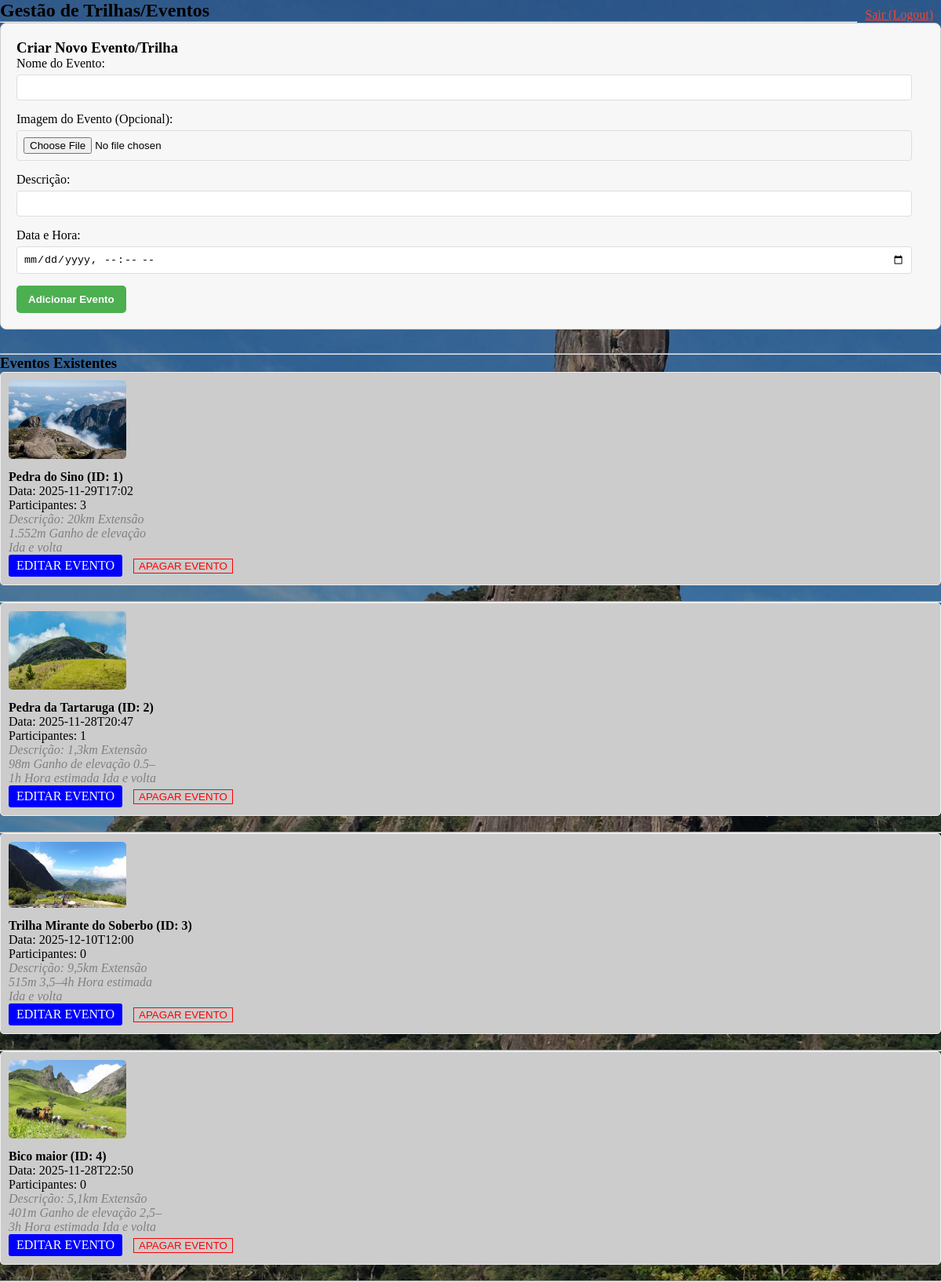
The page /admin (signed in) on the database its author committed.
### app.py (models this page shows, shortened)
class Evento(db.Model):
    id = db.Column(db.Integer, primary_key=True)
    nome = db.Column(db.String(100), nullable=False)
    descricao = db.Column(db.String(300), nullable=False)
    data = db.Column(db.String(50), nullable=False)
    nome_arquivo = db.Column(db.String(255), nullable=True)
    participantes = db.relationship('User', secondary=inscricoes, lazy='subquery',
                                    backref=db.backref('eventos_inscritos', lazy=True))

### app.py (the view)
@app.route("/admin")
@admin_required #<<< trava de acesso admin
def admin():
    page = request.args.get('page', 1, type=int)
    imagens_paginadas = Imagem.query.paginate(page=page, per_page=PER_PAGE, error_out=False)
    eventos = Evento.query.all()
    return render_template(
        "admin.html",
        imagens=imagens_paginadas,
        eventos=eventos
    )

### app.py (called while the page is built)
def admin_required(view_func):
    @functools.wraps(view_func)
    def wrapper(*args, **kwargs):
        if 'user_id' not in session:
            flash("Você precisa estar logado para acessar esta página.", 'warning')
            return redirect(url_for('login'))
        user = User.query.get(session['user_id'])
        if not user or not user.is_admin:
            flash("Acesso negado. Apenas administradores podem acessar.", 'danger')
            return redirect(url_for('index'))
        return view_func(*args, **kwargs)
    return wrapper

### templates/admin.html (shortened to what this page needs)
<!DOCTYPE html>
<html lang="pt-BR">
<head>
    <link rel="stylesheet" href="{{ url_for('static', filename='css/style.css') }}">
</head>
<body>
<a href="{{ url_for('logout') }}" style="float: right; margin: 10px; color: #f44336;">Sair (Logout)</a>
<h2>Gestão de Trilhas/Eventos</h2>
<hr>
<div class="admin-form-container">
    <h3>Criar Novo Evento/Trilha</h3>
    <form method="POST" action="{{ url_for('criar_evento') }}" enctype="multipart/form-data">
        <label for="nome">Nome do Evento:</label>
        <input type="text" name="nome" required>
        <label for="imagem">Imagem do Evento (Opcional):</label>
        <input type="file" name="imagem" id="imagem" accept="image/*">
        <label for="descricao">Descrição:</label>
        <input type="text" name="descricao" required>
        <label for="data">Data e Hora:</label>
        <input type="datetime-local" name="data" required>
        <button type="submit" class="btn-submit">Adicionar Evento</button>
    </form>
</div>
<hr>
<h3>Eventos Existentes</h3>
{% if eventos %}
    {% for evento in eventos %}
        <div class="event-box">
            {%if evento.nome_arquivo %}
                <img src="{{ url_for('static', filename='uploads/' + evento.nome_arquivo) }}"
                alt="Imagem de {{ evento.nome }}">
             {% endif %}
            <h4>{{ evento.nome }} (ID: {{ evento.id }})</h4>
            <p>Data: {{ evento.data }}</p>
            <p>Participantes: {{ evento.participantes | length }}</p>
            <p class="descricao-imagem">Descrição: {{ evento.descricao }}</p>
            <a href="{{ url_for('editar_evento', evento_id=evento.id) }}" class="btn btn-edit"
                style="background-color: blue; color: white; padding: 5px 10px; text-decoration: none; border-radius: 3px; display: inline-block; margin-right: 10px;">
                EDITAR EVENTO
            </a>
            <form method="POST" action="{{ url_for('apagar_evento', evento_id=evento.id) }}" style="display:inline;">
                <button type="submit" onclick="return confirm('Tem certeza que deseja apagar o evento {{ evento.nome }}?');"
                    style="color:red; background:none; border:1px solid red; cursor:pointer;">APAGAR EVENTO</button>
            </form>
        </div>
        <hr>
    {% endfor %}
{% else %}
    <p>Nenhum evento/trilha cadastrada. Use o formulário acima para adicionar o primeiro evento.</p>
{% endif %}
</body>
</html>

### static/css/style.css (style rules this page uses)
body { position: relative; margin: 0; min-height: 100vh; background: url(../imagens/dedo-de-deus.jpg) no-repeat center center; background-size: cover; }
body::before { content: ""; position: absolute; inset: 0; background: rgba(0, 0, 0, 0.311); z-index: -1; }
.descricao-imagem { width: 200px; max-height: 200px; overflow: hidden; }
.admin-form-container { border: 1px solid #ccc; padding: 20px; margin-bottom: 30px; background-color: #f7f7f7; border-radius: 8px; }
.admin-form-container input[type=text], .admin-form-container input[type=datetime-local], .admin-form-container input[type=file] { width: calc(100% - 16px); padding: 8px; margin-top: 5px; margin-bottom: 15px; box-sizing: border-box; border: 1px solid #ddd; border-radius: 4px; }
.btn-submit { padding: 10px 15px; background-color: #4CAF50; color: white; border: none; cursor: pointer; border-radius: 5px; font-weight: bold; }
.event-box { background: #ccc; margin-bottom: 20px; padding: 10px; border: 1px solid #eee; border-radius: 5px; }
.event-box img { max-width: 150px; height: auto; border-radius: 5px; margin-bottom: 10px; }
.descricao-imagem { color: gray; font-style: italic; }
* { box-sizing: border-box; margin-block: 0; }

### rows shown on the page
Evento: nome_arquivo (picture), nome "Pedra do Sino", id "1", data "2025-11-29T17:02", participantes|length "3", descricao "20km Extensão 1.552m Ganho de elevação Ida e volta"
Evento: nome_arquivo (picture), nome "Pedra da Tartaruga", id "2", data "2025-11-28T20:47", participantes|length "1", descricao "1,3km Extensão 98m Ganho de elevação 0.5–1h Hora estimada Ida e volta"
Evento: nome_arquivo (picture), nome "Trilha Mirante do Soberbo", id "3", data "2025-12-10T12:00", participantes|length "0", descricao "9,5km Extensão 515m 3,5–4h Hora estimada Ida e volta"
Evento: nome_arquivo (picture), nome "Bico maior", id "4", data "2025-11-28T22:50", participantes|length "0", descricao "5,1km Extensão 401m Ganho de elevação 2,5–3h Hora estimada Ida e volta"
